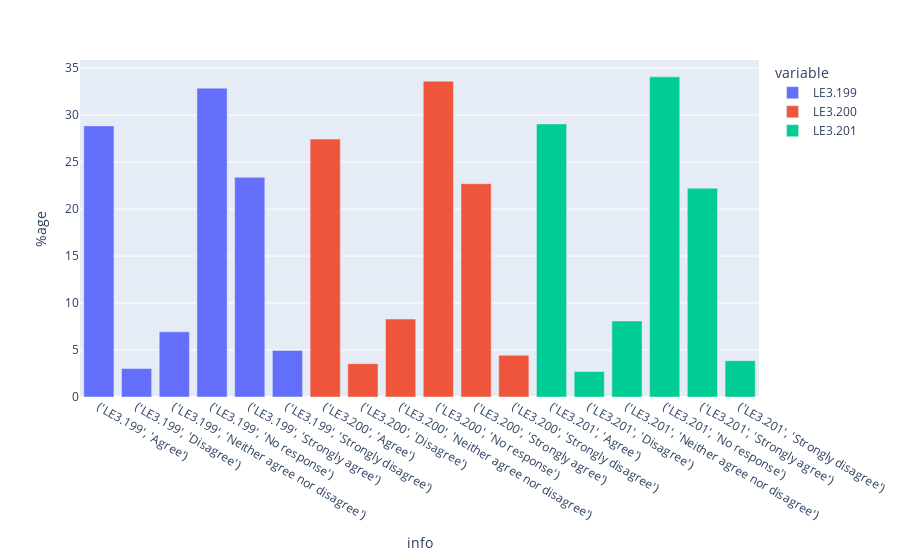

This figure's notebook cell:
### Code cell
px.bar(yes_next_2, 
       x='info', 
       y= '%age',
      color='variable')

### Figure 1 — Plotly figure (JSON) as saved in the notebook; plotly's stock layout.template omitted (floating-point values rounded to 4 significant figures)
{"data": [{"alignmentgroup": "True", "hovertemplate": "variable=LE3.199<br>info=%{x}<br>%age=%{y}<extra></extra>", "legendgroup": "LE3.199", "marker": {"color": "#636efa", "pattern": {"shape": ""}}, "name": "LE3.199", "offsetgroup": "LE3.199", "orientation": "v", "showlegend": true, "textposition": "auto", "type": "bar", "x": ["('LE3.199', 'Agree')", "('LE3.199', 'Disagree')", "('LE3.199', 'Neither agree nor disagree')", "('LE3.199', 'No response')", "('LE3.199', 'Strongly agree')", "('LE3.199', 'Strongly disagree')"], "xaxis": "x", "y": [28.85, 3.026, 6.938, 32.86, 23.37, 4.956], "yaxis": "y"}, {"alignmentgroup": "True", "hovertemplate": "variable=LE3.200<br>info=%{x}<br>%age=%{y}<extra></extra>", "legendgroup": "LE3.200", "marker": {"color": "#EF553B", "pattern": {"shape": ""}}, "name": "LE3.200", "offsetgroup": "LE3.200", "orientation": "v", "showlegend": true, "textposition": "auto", "type": "bar", "x": ["('LE3.200', 'Agree')", "('LE3.200', 'Disagree')", "('LE3.200', 'Neither agree nor disagree')", "('LE3.200', 'No response')", "('LE3.200', 'Strongly agree')", "('LE3.200', 'Strongly disagree')"], "xaxis": "x", "y": [27.44, 3.547, 8.294, 33.59, 22.69, 4.434], "yaxis": "y"}, {"alignmentgroup": "True", "hovertemplate": "variable=LE3.201<br>info=%{x}<br>%age=%{y}<extra></extra>", "legendgroup": "LE3.201", "marker": {"color": "#00cc96", "pattern": {"shape": ""}}, "name": "LE3.201", "offsetgroup": "LE3.201", "orientation": "v", "showlegend": true, "textposition": "auto", "type": "bar", "x": ["('LE3.201', 'Agree')", "('LE3.201', 'Disagree')", "('LE3.201', 'Neither agree nor disagree')", "('LE3.201', 'No response')", "('LE3.201', 'Strongly agree')", "('LE3.201', 'Strongly disagree')"], "xaxis": "x", "y": [29.06, 2.713, 8.086, 34.06, 22.22, 3.86], "yaxis": "y"}], "layout": {"autosize": true, "barmode": "relative", "legend": {"title": {"text": "variable"}, "tracegroupgap": 0}, "margin": {"t": 60}, "xaxis": {"anchor": "y", "autorange": true, "domain": [0, 1], "range": [-0.5, 17.5], "title": {"text": "info"}, "type": "category"}, "yaxis": {"anchor": "x", "autorange": true, "domain": [0, 1], "range": [0, 35.86], "title": {"text": "%age"}, "type": "linear"}}}
